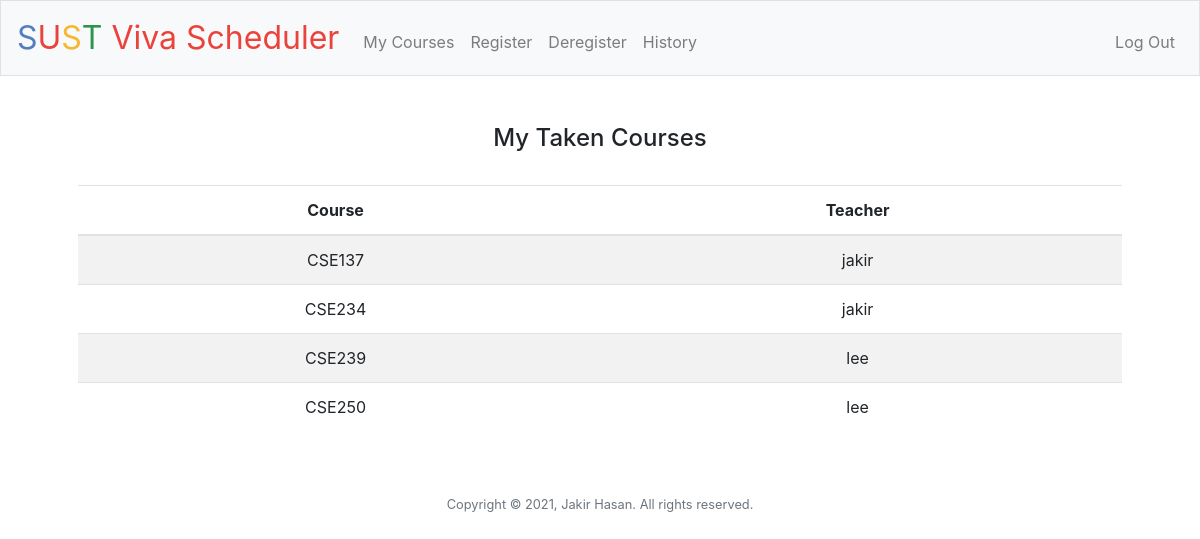
Screenshot of /taken_courses (signed in) with the database file from the repository.
### tables this page shows
CREATE TABLE registrants (user_id INTEGER, teacher TEXT, course TEXT, FOREIGN KEY(user_id) REFERENCES users(id));

### application.py (the view)
@app.route("/taken_courses")
@login_required
def taken_courses():
    id = session["user_id"]
    courses = db.execute("SELECT * FROM registrants WHERE user_id = ? ORDER BY course", id)
    return render_template("taken_courses.html", courses=courses)

### application.py (called while the page is built)
@app.after_request
def after_request(response):
    response.headers["Cache-Control"] = "no-cache, no-store, must-revalidate"
    response.headers["Expires"] = 0
    response.headers["Pragma"] = "no-cache"
    return response

### helpers.py (called while the page is built)
def login_required(f):
    @wraps(f)
    def decorated_function(*args, **kwargs):
        if session.get("user_id") is None:
            return redirect("/login")
        return f(*args, **kwargs)
    return decorated_function

### templates/taken_courses.html (shortened to what this page needs)
{% extends "layout.html" %}
{% block main %}
    <h4>My Taken Courses</h4><br>
    <table class="table table-striped">
        <thead>
            <tr>
                <th>Course</th>
                <th>Teacher</th>
            </tr>
        </thead>
        <tbody>
            {% for row in courses %}
                <tr>
                    <td>{{ row.course }}</td>
                    <td>{{ row.teacher }}</td>
                </tr>
            {% endfor %}
        </tbody>
    </table>
{% endblock %}

### rows the page displays
registrants: course "CSE137", teacher "jakir"
registrants: course "CSE234", teacher "jakir"
registrants: course "CSE239", teacher "lee"
registrants: course "CSE250", teacher "lee"
